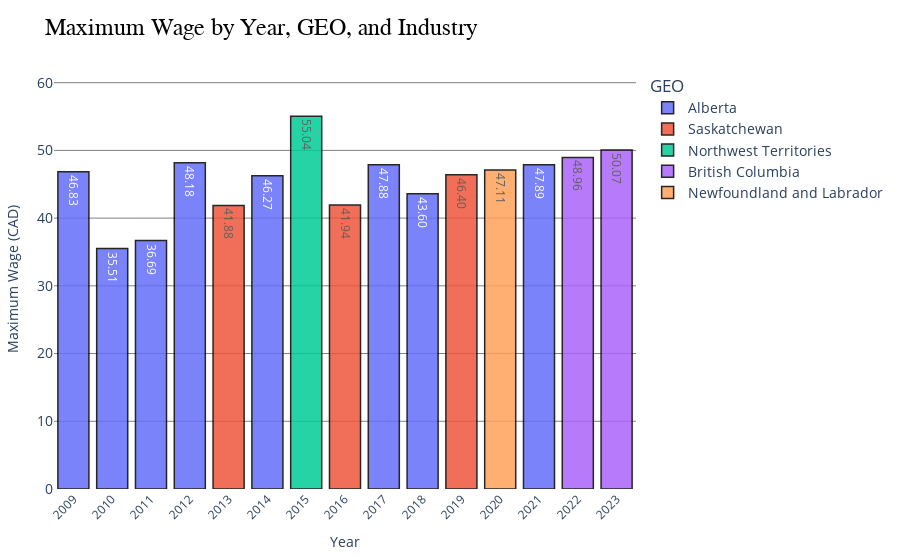

Source (notebook cell):
### Code cell
import plotly.express as px

# Create a bar plot using Plotly with improved aesthetics
fig = px.bar(
    wage_province_max_year,
    x='YEAR',
    y='max_wage_year',
    title='Maximum Wage by Year, GEO, and Industry',
    color='GEO',
    text='max_wage_year',  # Show max wage inside the bars
    labels={'max_wage_year': 'Maximum Wage (CAD)', 'YEAR': 'Year'},
)

# Customize bar appearance and add borders
fig.update_traces(
    texttemplate='%{text:.2f}', 
    textposition='inside',
    marker=dict(line=dict(color='black', width=1.5)),  # Add borders to bars
    opacity=0.85  # Slightly transparent for visual effect
)

# Limit y-axis to reduce the impact of a very large bar
y_max = wage_province_max_year['max_wage_year'].quantile(0.95) * 1.2  # 95th percentile with buffer
fig.update_yaxes(range=[0, y_max], title='Maximum Wage (CAD)', titlefont=dict(size=16), tickfont=dict(size=14))

# Alternatively, uncomment the following line to use a logarithmic scale for the y-axis
# fig.update_yaxes(type="log", tickformat=".0f")  # Log scale for better readability with large value ranges

# Further layout customization
fig.update_layout(
    title_font=dict(size=24, family='Arial', color='black'),  # Adjust title font and color
    xaxis_title='Year',
    yaxis_title='Maximum Wage (CAD)',
    xaxis_tickangle=-45,  # Rotate x-axis labels for readability
    xaxis=dict(
        tickmode='linear',
        tickvals=wage_province_max_year['YEAR'].unique()  # Ensure all years are shown
    ),
    legend_title_text='GEO',
    legend=dict(font=dict(size=14)),
    margin=dict(l=50, r=50, t=70, b=50),
    hoverlabel=dict(bgcolor='white', font_size=14, font_family='Arial'),
    plot_bgcolor='rgba(0,0,0,0)',  # Transparent background
    paper_bgcolor='rgba(0,0,0,0)',  # Transparent paper background
)

# Add gridlines for y-axis
fig.update_yaxes(showgrid=True, gridcolor='gray', gridwidth=1)

# Show the plot
fig.show()

### Figure 1 — Plotly figure (JSON) as saved in the notebook; plotly's stock layout.template omitted (floating-point values rounded to 4 significant figures)
{"data": [{"alignmentgroup": "True", "hovertemplate": "GEO=Alberta<br>Year=%{x}<br>Maximum Wage (CAD)=%{text}<extra></extra>", "legendgroup": "Alberta", "marker": {"color": "#636efa", "line": {"color": "black", "width": 1.5}, "pattern": {"shape": ""}}, "name": "Alberta", "offsetgroup": "Alberta", "opacity": 0.85, "orientation": "v", "showlegend": true, "text": [46.83, 46.27, 47.88, 43.6, 35.51, 36.69, 48.18, 47.89], "textposition": "inside", "texttemplate": "%{text:.2f}", "type": "bar", "x": [2009, 2014, 2017, 2018, 2010, 2011, 2012, 2021], "xaxis": "x", "y": [46.83, 46.27, 47.88, 43.6, 35.51, 36.69, 48.18, 47.89], "yaxis": "y"}, {"alignmentgroup": "True", "hovertemplate": "GEO=Saskatchewan<br>Year=%{x}<br>Maximum Wage (CAD)=%{text}<extra></extra>", "legendgroup": "Saskatchewan", "marker": {"color": "#EF553B", "line": {"color": "black", "width": 1.5}, "pattern": {"shape": ""}}, "name": "Saskatchewan", "offsetgroup": "Saskatchewan", "opacity": 0.85, "orientation": "v", "showlegend": true, "text": [41.88, 41.94, 46.4], "textposition": "inside", "texttemplate": "%{text:.2f}", "type": "bar", "x": [2013, 2016, 2019], "xaxis": "x", "y": [41.88, 41.94, 46.4], "yaxis": "y"}, {"alignmentgroup": "True", "hovertemplate": "GEO=Northwest Territories<br>Year=%{x}<br>Maximum Wage (CAD)=%{text}<extra></extra>", "legendgroup": "Northwest Territories", "marker": {"color": "#00cc96", "line": {"color": "black", "width": 1.5}, "pattern": {"shape": ""}}, "name": "Northwest Territories", "offsetgroup": "Northwest Territories", "opacity": 0.85, "orientation": "v", "showlegend": true, "text": [55.04], "textposition": "inside", "texttemplate": "%{text:.2f}", "type": "bar", "x": [2015], "xaxis": "x", "y": [55.04], "yaxis": "y"}, {"alignmentgroup": "True", "hovertemplate": "GEO=British Columbia<br>Year=%{x}<br>Maximum Wage (CAD)=%{text}<extra></extra>", "legendgroup": "British Columbia", "marker": {"color": "#ab63fa", "line": {"color": "black", "width": 1.5}, "pattern": {"shape": ""}}, "name": "British Columbia", "offsetgroup": "British Columbia", "opacity": 0.85, "orientation": "v", "showlegend": true, "text": [50.07, 48.96], "textposition": "inside", "texttemplate": "%{text:.2f}", "type": "bar", "x": [2023, 2022], "xaxis": "x", "y": [50.07, 48.96], "yaxis": "y"}, {"alignmentgroup": "True", "hovertemplate": "GEO=Newfoundland and Labrador<br>Year=%{x}<br>Maximum Wage (CAD)=%{text}<extra></extra>", "legendgroup": "Newfoundland and Labrador", "marker": {"color": "#FFA15A", "line": {"color": "black", "width": 1.5}, "pattern": {"shape": ""}}, "name": "Newfoundland and Labrador", "offsetgroup": "Newfoundland and Labrador", "opacity": 0.85, "orientation": "v", "showlegend": true, "text": [47.11], "textposition": "inside", "texttemplate": "%{text:.2f}", "type": "bar", "x": [2020], "xaxis": "x", "y": [47.11], "yaxis": "y"}], "layout": {"barmode": "relative", "hoverlabel": {"bgcolor": "white", "font": {"family": "Arial", "size": 14}}, "legend": {"font": {"size": 14}, "title": {"text": "GEO"}, "tracegroupgap": 0}, "margin": {"b": 50, "l": 50, "r": 50, "t": 70}, "paper_bgcolor": "rgba(0,0,0,0)", "plot_bgcolor": "rgba(0,0,0,0)", "title": {"font": {"color": "black", "family": "Arial", "size": 24}, "text": "Maximum Wage by Year, GEO, and Industry"}, "xaxis": {"anchor": "y", "domain": [0, 1], "tickangle": -45, "tickmode": "linear", "tickvals": [2009, 2013, 2014, 2015, 2016, 2017, 2018, 2019, 2023, 2010, 2011, 2012, 2020, 2021, 2022], "title": {"text": "Year"}}, "yaxis": {"anchor": "x", "domain": [0, 1], "gridcolor": "gray", "gridwidth": 1, "range": [0, 61.87], "showgrid": true, "tickfont": {"size": 14}, "title": {"text": "Maximum Wage (CAD)"}}}}
